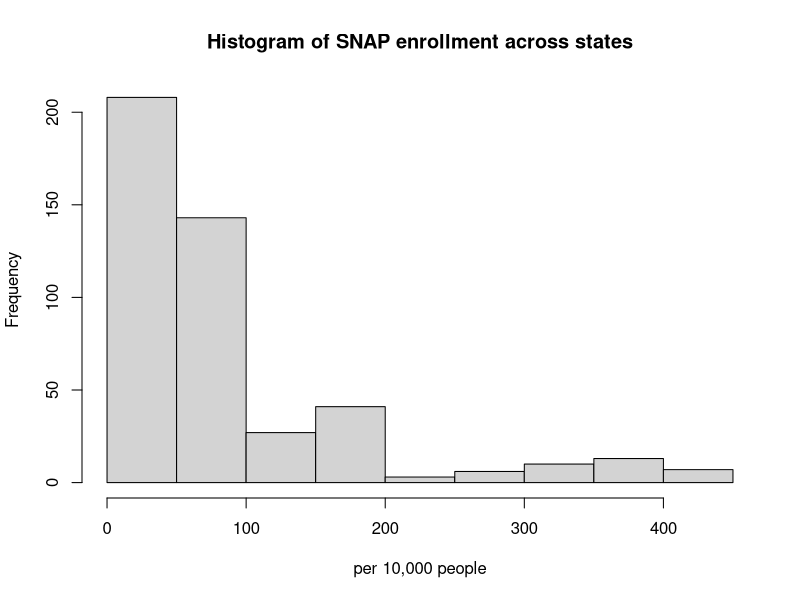
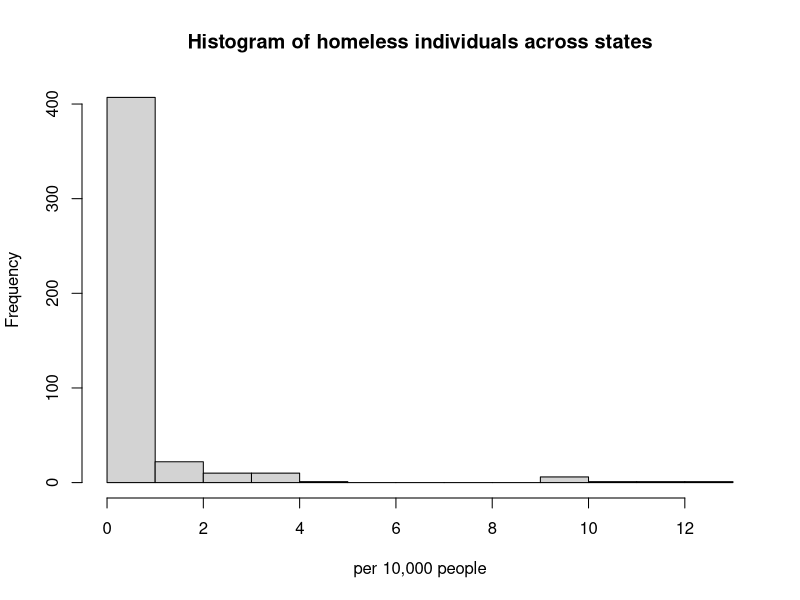
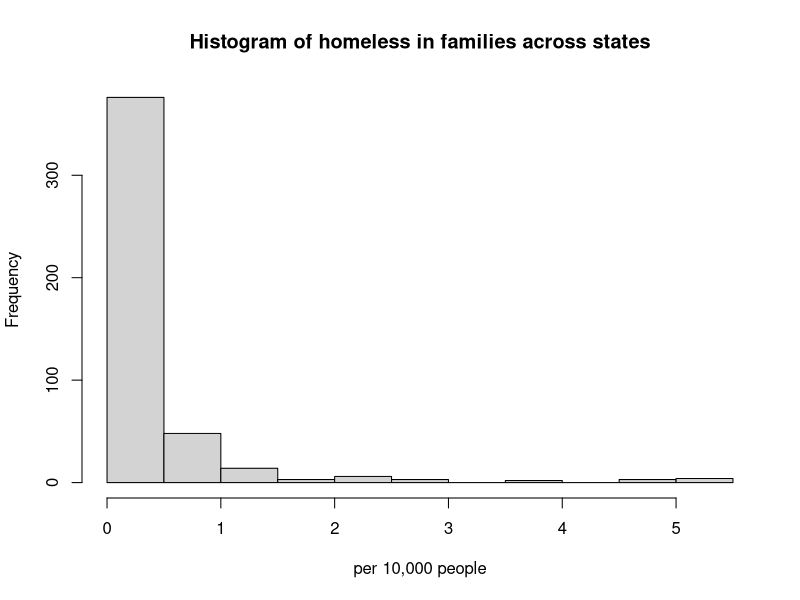
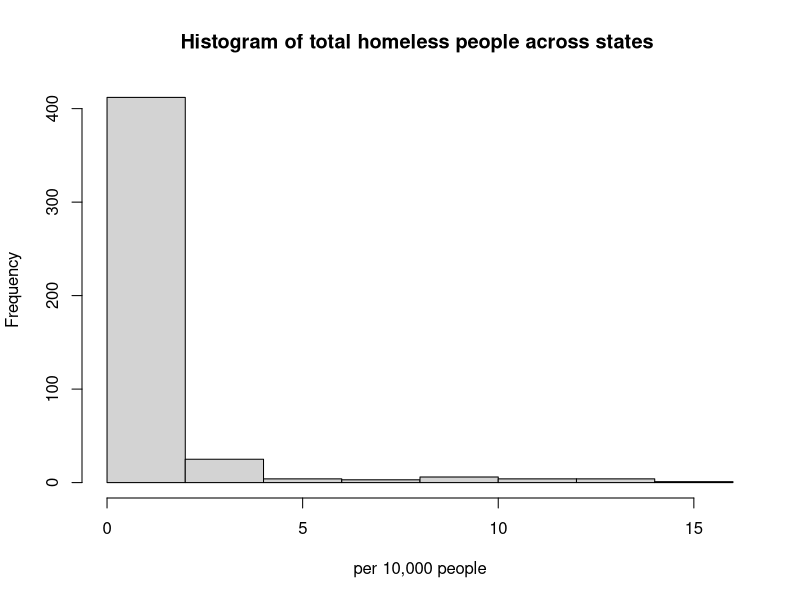
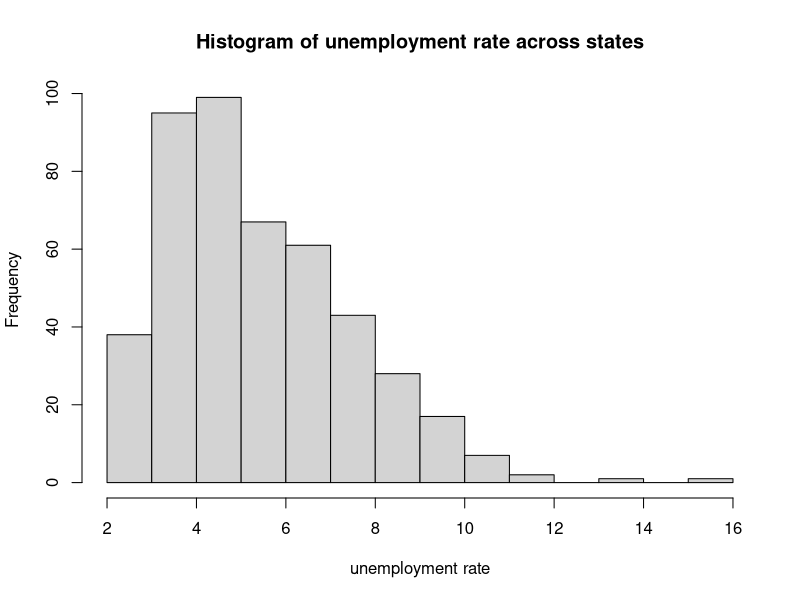
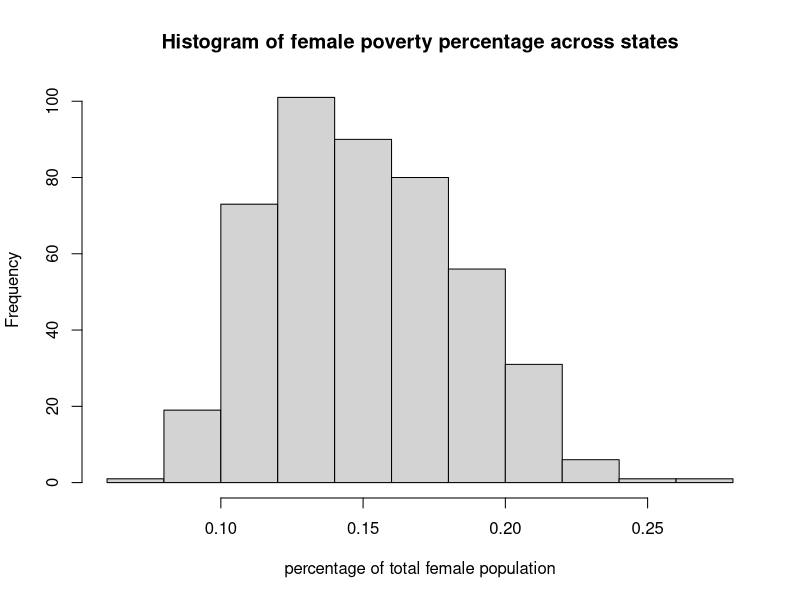
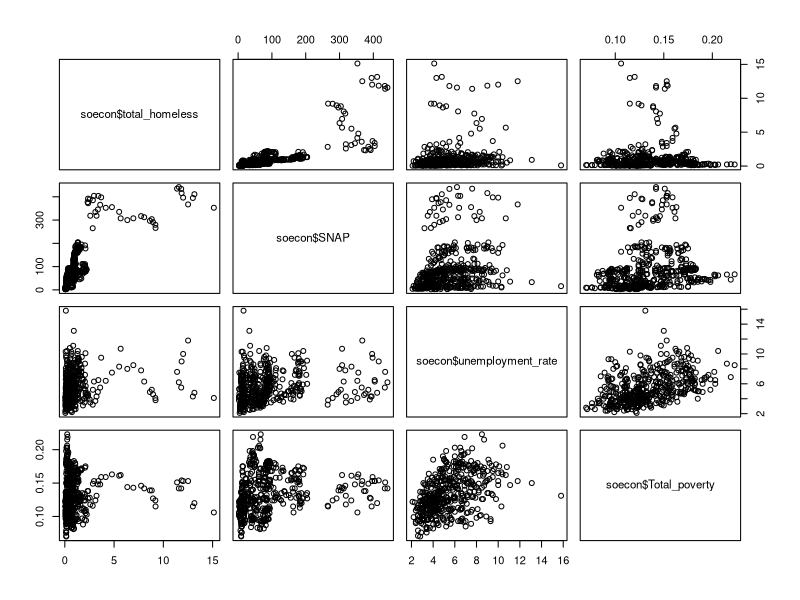
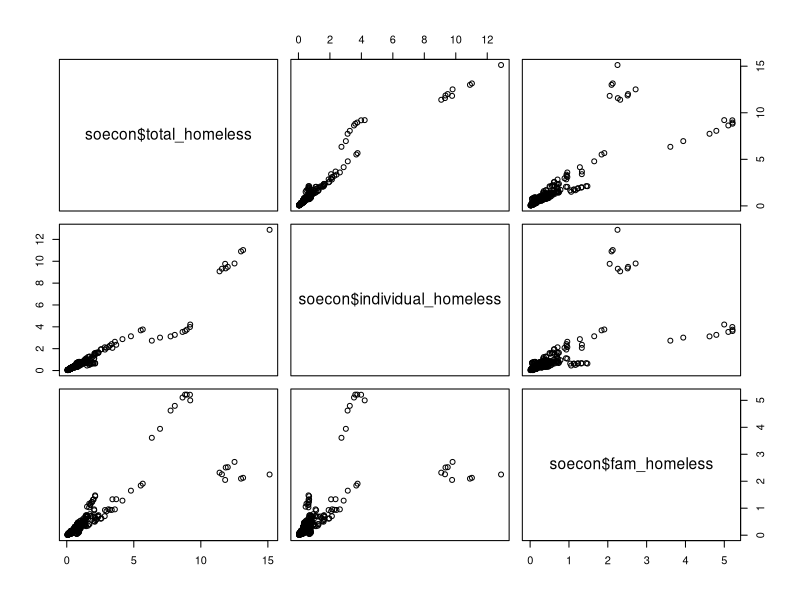

Recreate these plots in R, in order.
## ---- chunk 1
library(rstudioapi)
library(tidyverse)
library(gam)
library(splines)
library(splines2)  
library(dplyr)
library(tidyr)
library(broom)
library(dslabs)
library(ggplot2)
library(ggthemes)
library(ggrepel)
# data cleaning for socio economic factors
soecon <- read_csv('soecon.csv')

## ---- chunk 2
names(soecon)
## ---- chunk 3
summary(soecon)
## ---- chunk 4

hist(soecon$SNAP, main='Histogram of SNAP enrollment across states', xlab = 'per 10,000 people' )

hist(soecon$individual_homeless, main = 'Histogram of homeless individuals across states', xlab = 'per 10,000 people')

hist(soecon$fam_homeless, main = 'Histogram of homeless in families across states', xlab = 'per 10,000 people')

hist(soecon$total_homeless, main = 'Histogram of total homeless people across states ', xlab = 'per 10,000 people')

hist(soecon$unemployment_rate, main='Histogram of unemployment rate across states', xlab = 'unemployment rate')

hist(soecon$Female_poverty, main='Histogram of female poverty percentage across states', xlab = 'percentage of total female population')

## ---- chunk 5
pairs(soecon$total_homeless ~ soecon$SNAP + soecon$unemployment_rate + soecon$Total_poverty )
## ---- chunk 6
# for the homeless variable, test for colinearity between its three subvariables 
pairs(soecon$total_homeless ~ soecon$individual_homeless + soecon$fam_homeless)
## ---- chunk 7
# for the homeless variable, test for colinearity between its three subvariables 
pairs(soecon$Total_poverty ~ soecon$individual_homeless + soecon$fam_homeless)
## ---- chunk 8

# now we try to determine which variable is more significant in predicting the 
# forward selection
#coln <- colnames(dat_exp)
#require(broom)
#forward selection procedure using AIC values 
#lm1 <- lm(tc ~ 1, data=dat)
#stepModel <- step(lm1, direction="forward",
#scope=(~ bmi + I(bmi ^2) + age + female + female * age + I(age ^2)+ female * I(age ^2)), data=ss)
